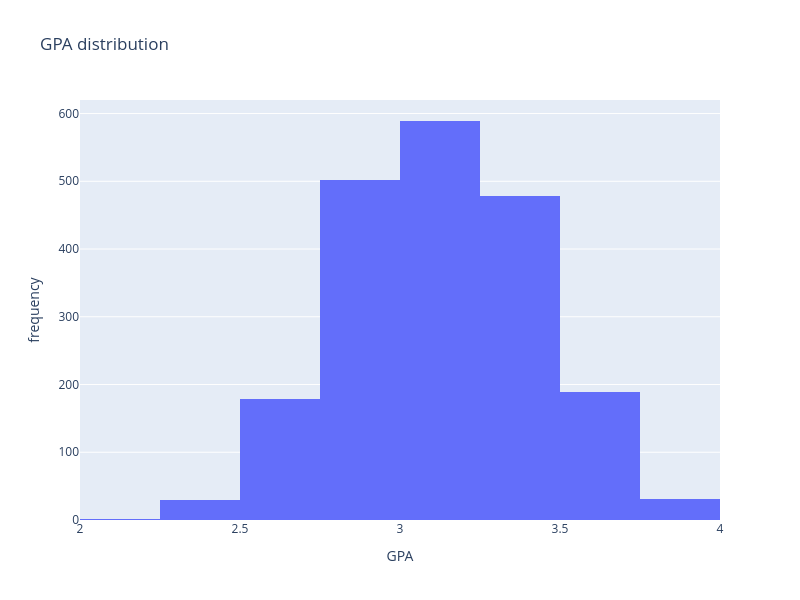

The cell this chart's notebook holds for it:
### Markdown cell above
#### Let's look at the distribution of some of the variables

### Code cell
fig = px.histogram(
    df,
    x='gpa',
    title='GPA distribution',
    width=800,
    height=600
)
fig.update_traces(
    xbins={'start':2,'end':4,'size':0.25}
)
fig.update_layout(
    xaxis_title='GPA',
    yaxis_title='frequency'
)
fig.show()

### Figure 1 — Plotly figure (JSON) as saved in the notebook; plotly's stock layout.template omitted (floating-point values rounded to 4 significant figures; data arrays with more than 128 entries replaced by an {"elided": "..."} marker saying what was removed)
{"data": [{"bingroup": "x", "hovertemplate": "gpa=%{x}<br>count=%{y}<extra></extra>", "legendgroup": "", "marker": {"color": "#636efa", "pattern": {"shape": ""}}, "name": "", "orientation": "v", "showlegend": false, "type": "histogram", "x": {"elided": "2000 float values"}, "xaxis": "x", "xbins": {"end": 4, "size": 0.25, "start": 2}, "yaxis": "y"}], "layout": {"barmode": "relative", "height": 600, "legend": {"tracegroupgap": 0}, "title": {"text": "GPA distribution"}, "width": 800, "xaxis": {"anchor": "y", "domain": [0, 1], "title": {"text": "GPA"}}, "yaxis": {"anchor": "x", "domain": [0, 1], "title": {"text": "frequency"}}}}
